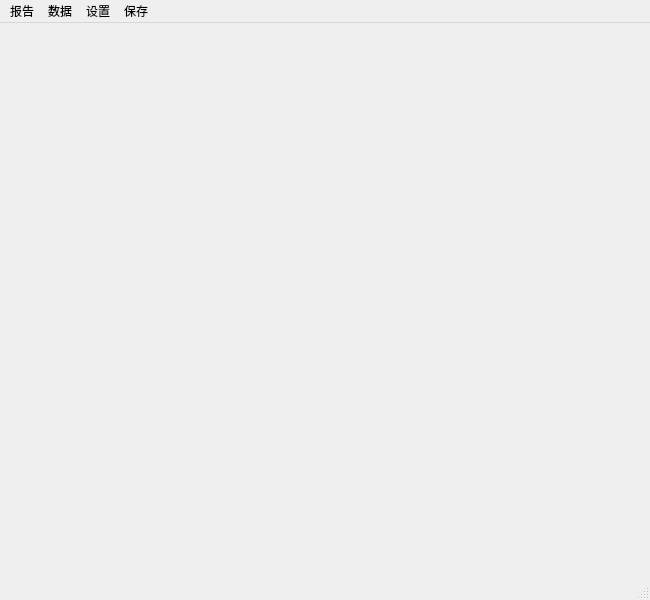
<?xml version="1.0" encoding="UTF-8"?>
<ui version="4.0">
 <class>MainWindow</class>
 <widget class="QMainWindow" name="MainWindow">
  <property name="geometry">
   <rect>
    <x>0</x>
    <y>0</y>
    <width>650</width>
    <height>600</height>
   </rect>
  </property>
  <property name="minimumSize">
   <size>
    <width>600</width>
    <height>400</height>
   </size>
  </property>
  <property name="windowTitle">
   <string>MainWindow</string>
  </property>
  <widget class="QWidget" name="centralwidget"/>
  <widget class="QMenuBar" name="menubar">
   <property name="geometry">
    <rect>
     <x>0</x>
     <y>0</y>
     <width>650</width>
     <height>22</height>
    </rect>
   </property>
   <widget class="QMenu" name="menu_rp">
    <property name="title">
     <string>报告</string>
    </property>
    <addaction name="action_openfolder"/>
    <addaction name="action_openreport"/>
    <addaction name="separator"/>
    <addaction name="action_quitapp"/>
   </widget>
   <widget class="QMenu" name="menu_data">
    <property name="title">
     <string>数据</string>
    </property>
    <addaction name="action_opendatafile"/>
    <addaction name="action_loadselect"/>
   </widget>
   <widget class="QMenu" name="menu_setting">
    <property name="title">
     <string>设置</string>
    </property>
    <addaction name="action_set_execl"/>
    <addaction name="action_set_txt"/>
    <addaction name="action_set_select"/>
    <addaction name="separator"/>
    <addaction name="action_sets_import"/>
    <addaction name="action_sets_export"/>
   </widget>
   <widget class="QMenu" name="menu_save">
    <property name="title">
     <string>保存</string>
    </property>
    <addaction name="action_savereport"/>
    <addaction name="action_saveselects"/>
   </widget>
   <addaction name="menu_rp"/>
   <addaction name="menu_data"/>
   <addaction name="menu_setting"/>
   <addaction name="menu_save"/>
  </widget>
  <widget class="QStatusBar" name="statusBar"/>
  <action name="action_openfolder">
   <property name="icon">
    <iconset theme="applications-office"/>
   </property>
   <property name="text">
    <string>选择根文件夹</string>
   </property>
   <property name="toolTip">
    <string>选择报告和数据所在的文件夹，方便之后打开文件</string>
   </property>
   <property name="shortcut">
    <string>Ctrl+F</string>
   </property>
  </action>
  <action name="action_openreport">
   <property name="text">
    <string>打开报告</string>
   </property>
   <property name="shortcut">
    <string>Ctrl+R</string>
   </property>
  </action>
  <action name="action_opendatafile">
   <property name="text">
    <string>打开数据文件</string>
   </property>
   <property name="shortcut">
    <string>Ctrl+D</string>
   </property>
  </action>
  <action name="action_loadselect">
   <property name="text">
    <string>加载选择</string>
   </property>
   <property name="toolTip">
    <string>加载之前保存的选择</string>
   </property>
   <property name="shortcut">
    <string>Ctrl+L</string>
   </property>
  </action>
  <action name="action_set_execl">
   <property name="text">
    <string>配置execl</string>
   </property>
   <property name="toolTip">
    <string>execl相关的设置</string>
   </property>
   <property name="shortcut">
    <string>Ctrl+Shift+E</string>
   </property>
  </action>
  <action name="action_set_txt">
   <property name="text">
    <string>配置txt</string>
   </property>
   <property name="toolTip">
    <string>txt相关的设置</string>
   </property>
   <property name="shortcut">
    <string>Ctrl+Shift+T</string>
   </property>
  </action>
  <action name="action_set_select">
   <property name="text">
    <string>配置select</string>
   </property>
   <property name="toolTip">
    <string>select相关的设置</string>
   </property>
   <property name="shortcut">
    <string>Ctrl+Shift+S</string>
   </property>
  </action>
  <action name="action_sets_import">
   <property name="text">
    <string>导入配置</string>
   </property>
   <property name="shortcut">
    <string>Ctrl+Shift+I</string>
   </property>
  </action>
  <action name="action_sets_export">
   <property name="text">
    <string>导出配置</string>
   </property>
   <property name="shortcut">
    <string>Ctrl+Shift+O</string>
   </property>
  </action>
  <action name="action_savereport">
   <property name="text">
    <string>保存报告</string>
   </property>
   <property name="shortcut">
    <string>Ctrl+S</string>
   </property>
  </action>
  <action name="action_quitapp">
   <property name="text">
    <string>退出</string>
   </property>
  </action>
  <action name="action_saveselects">
   <property name="text">
    <string>保存选择</string>
   </property>
   <property name="shortcut">
    <string>Ctrl+B</string>
   </property>
  </action>
 </widget>
 <resources/>
 <connections/>
</ui>
